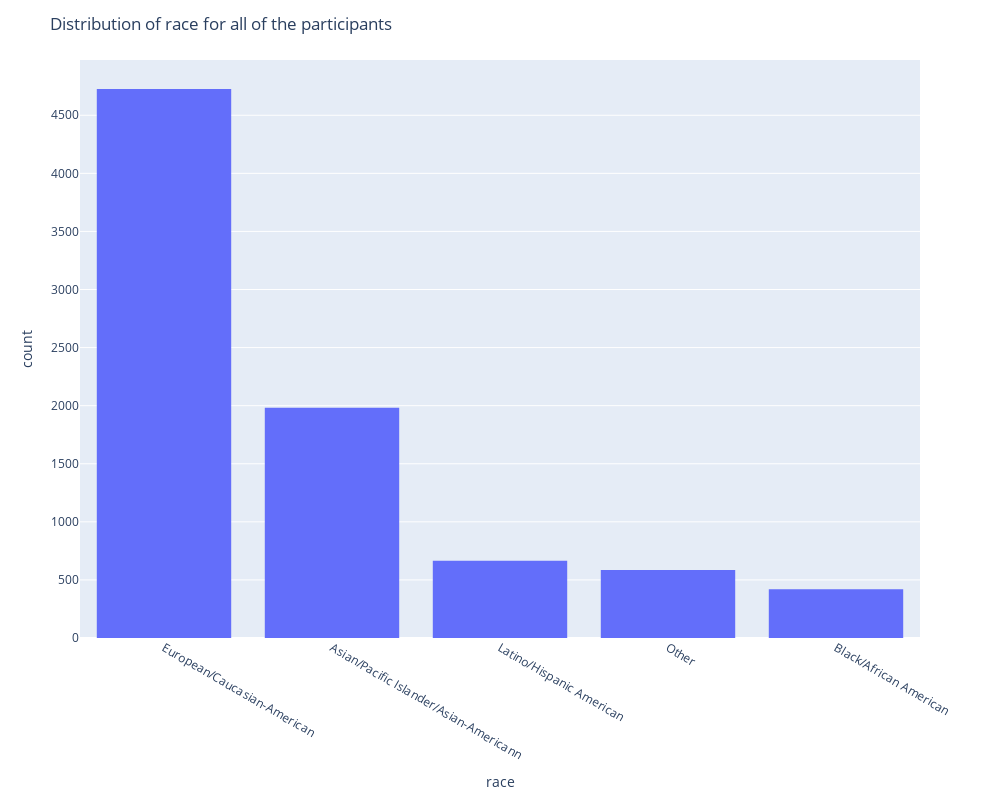

Source (notebook cell):
### Code cell
fig = px.histogram(df, x='race', category_orders={'race': df['race'].value_counts().index})
fig.update_layout(
    height=800, width=1000,
    title_text="Distribution of race for all of the participants"
)
fig.show()

### Figure 1 — Plotly figure (JSON) as saved in the notebook; plotly's stock layout.template omitted (floating-point values rounded to 4 significant figures; data arrays with more than 128 entries replaced by an {"elided": "..."} marker saying what was removed)
{"data": [{"alignmentgroup": "True", "bingroup": "x", "hovertemplate": "race=%{x}<br>count=%{y}<extra></extra>", "legendgroup": "", "marker": {"color": "#636efa", "pattern": {"shape": ""}}, "name": "", "offsetgroup": "", "orientation": "v", "showlegend": false, "type": "histogram", "x": {"elided": "8378 str values"}, "xaxis": "x", "yaxis": "y"}], "layout": {"barmode": "relative", "height": 800, "legend": {"tracegroupgap": 0}, "margin": {"t": 60}, "title": {"text": "Distribution of race for all of the participants"}, "width": 1000, "xaxis": {"anchor": "y", "categoryarray": ["European/Caucasian-American", "Asian/Pacific Islander/Asian-Americann", "Latino/Hispanic American", "Other", "Black/African American"], "categoryorder": "array", "domain": [0, 1], "title": {"text": "race"}}, "yaxis": {"anchor": "x", "domain": [0, 1], "title": {"text": "count"}}}}
